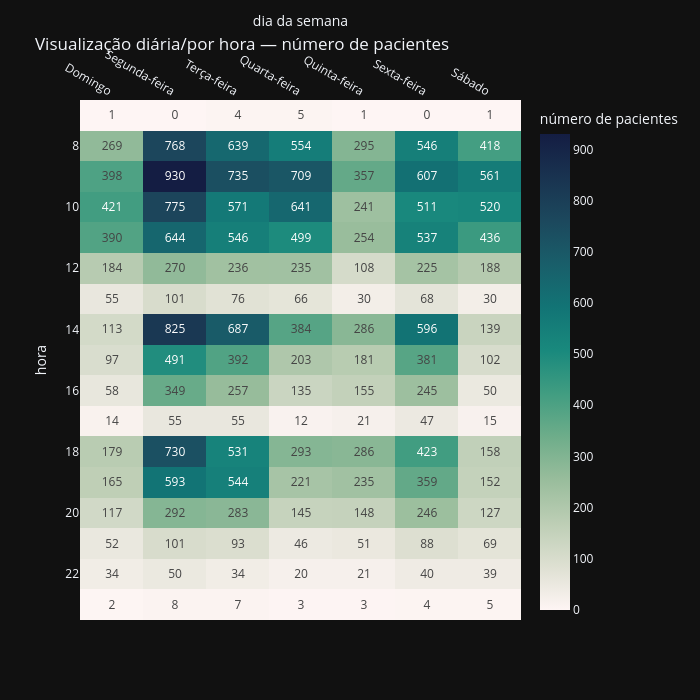

The notebook cell saved with this chart:
### Code cell
fig3 = px.imshow(
    contagem_hora_dia,
    labels=dict(x="dia da semana", y="hora", color="número de pacientes"),
    aspect="auto", color_continuous_scale="tempo", template=template_style,
    title="Visualização diária/por hora — número de pacientes",
    text_auto=True, width=700, height=700,
)
fig3.update_xaxes(side="top")
fig3.show()

### Figure 1 — Plotly figure (JSON) as saved in the notebook; plotly's stock layout.template omitted (floating-point values rounded to 4 significant figures)
{"data": [{"coloraxis": "coloraxis", "hovertemplate": "dia da semana: %{x}<br>hora: %{y}<br>número de pacientes: %{z}<extra></extra>", "name": "0", "texttemplate": "%{z}", "type": "heatmap", "x": ["Domingo", "Segunda-feira", "Terça-feira", "Quarta-feira", "Quinta-feira", "Sexta-feira", "Sábado"], "xaxis": "x", "y": [7, 8, 9, 10, 11, 12, 13, 14, 15, 16, 17, 18, 19, 20, 21, 22, 23], "yaxis": "y", "z": [[1.0, 0.0, 4.0, 5.0, 1.0, 0.0, 1.0], [269.0, 768.0, 639.0, 554.0, 295.0, 546.0, 418.0], [398.0, 930.0, 735.0, 709.0, 357.0, 607.0, 561.0], [421.0, 775.0, 571.0, 641.0, 241.0, 511.0, 520.0], [390.0, 644.0, 546.0, 499.0, 254.0, 537.0, 436.0], [184.0, 270.0, 236.0, 235.0, 108.0, 225.0, 188.0], [55.0, 101.0, 76.0, 66.0, 30.0, 68.0, 30.0], [113.0, 825.0, 687.0, 384.0, 286.0, 596.0, 139.0], [97.0, 491.0, 392.0, 203.0, 181.0, 381.0, 102.0], [58.0, 349.0, 257.0, 135.0, 155.0, 245.0, 50.0], [14.0, 55.0, 55.0, 12.0, 21.0, 47.0, 15.0], [179.0, 730.0, 531.0, 293.0, 286.0, 423.0, 158.0], [165.0, 593.0, 544.0, 221.0, 235.0, 359.0, 152.0], [117.0, 292.0, 283.0, 145.0, 148.0, 246.0, 127.0], [52.0, 101.0, 93.0, 46.0, 51.0, 88.0, 69.0], [34.0, 50.0, 34.0, 20.0, 21.0, 40.0, 39.0], [2.0, 8.0, 7.0, 3.0, 3.0, 4.0, 5.0]]}], "layout": {"coloraxis": {"autocolorscale": false, "colorbar": {"title": {"text": "número de pacientes"}}, "colorscale": [[0, "rgb(254, 245, 244)"], [0.09091, "rgb(222, 224, 210)"], [0.1818, "rgb(189, 206, 181)"], [0.2727, "rgb(153, 189, 156)"], [0.3636, "rgb(110, 173, 138)"], [0.4545, "rgb(65, 157, 129)"], [0.5455, "rgb(25, 137, 125)"], [0.6364, "rgb(18, 116, 117)"], [0.7273, "rgb(25, 94, 106)"], [0.8182, "rgb(28, 72, 93)"], [0.9091, "rgb(25, 51, 80)"], [1, "rgb(20, 29, 67)"]]}, "height": 700, "title": {"text": "Visualização diária/por hora — número de pacientes"}, "width": 700, "xaxis": {"anchor": "y", "domain": [0, 1], "side": "top", "title": {"text": "dia da semana"}}, "yaxis": {"anchor": "x", "autorange": "reversed", "domain": [0, 1], "title": {"text": "hora"}}}}
